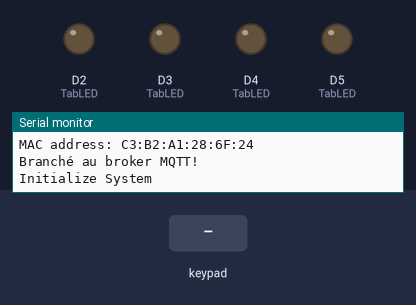
The program below on a simulated Arduino MKR. Parts: output pins drawn as LEDs (lit = HIGH), the last lines printed to the serial monitor. Inputs (shaded band) come from the test bench. WiFi joins after 1.5 s; servers stay silent unless stated; no MQTT or app messages arrive unless stated.

Above: at 12.7 s.
12.8 s: key 'A' pressed
At 12.95 s:
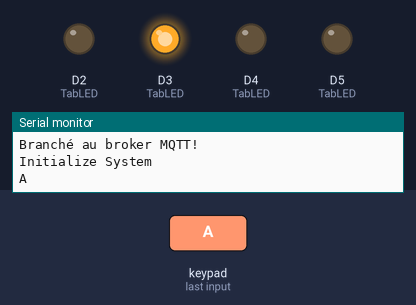
14.6 s: keypad keys 1 2 3 4 5 6 7 8 D pressed 0.4 s apart
At 17.95 s:
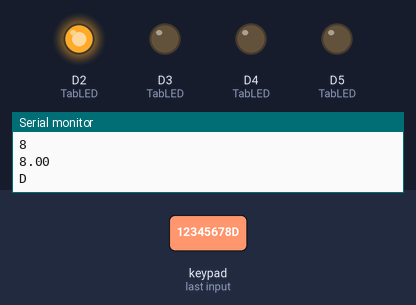
19.7 s: key 'B' pressed
At 19.85 s:
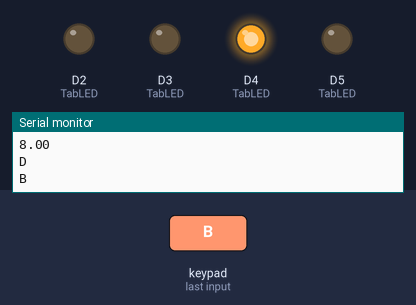
21.5 s: key 'C' pressed
At 21.65 s:
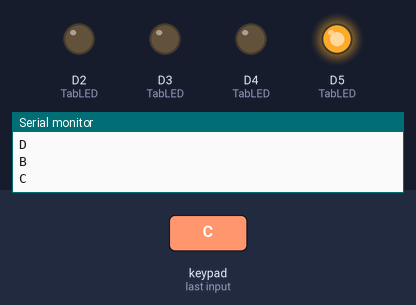
23.3 s: keypad keys 1 2 3 4 5 6 7 8 # pressed 0.4 s apart
At 27.4 s:
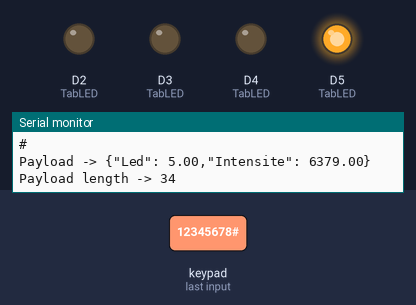
28.4 s: keypad keys 1 3 9 7 2 2 2 2 A pressed 0.4 s apart
At 31.75 s:
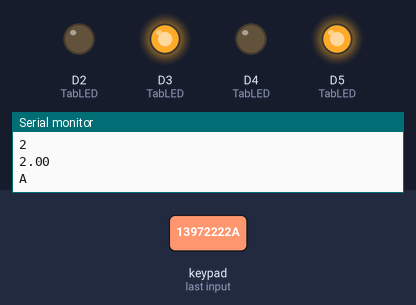
Timing chart, 0 to 33.7 s (numbered marks = the images above; inputs shaded):
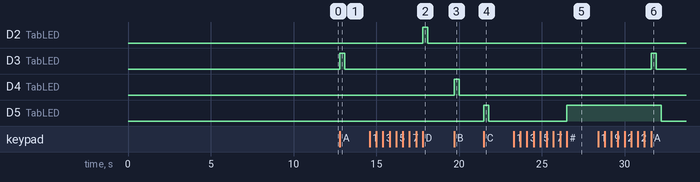

The program:

main.cpp
```cpp
/*
  Titre      : Clavier matriciel
  Auteur     : Yvan Tankeu
  Date       : 19/03/2022
  Description: test du Clavier matriciel avec une led
  Version    : 0.0.1
*/

// Libraries
#include <Arduino.h>
#include <Keypad.h> // librairie du clavier à télecharger
#include "WIFIConnector_MKR1000.h"
#include "MQTTConnector.h"

// Constants
#define ROWS 4
#define COLS 4

/*=============Déclaration des broches============*/

// déclaration des leds
const uint8_t LED_ROUGE = 3;
const uint8_t LED_BLEU = 4;
const uint8_t LED_JAUNE = 5;
const uint8_t LED_VERT = 2;

// Broches des colones
const uint8_t col_3 = 6;
const uint8_t col_2 = 7;
const uint8_t col_1 = 8;
const uint8_t col_0 = 9;

// Broches des lignes
const uint8_t ligne_3 = 10;
const uint8_t ligne_2 = 11;
const uint8_t ligne_1 = 12;
const uint8_t ligne_0 = 13;

// Nombre de fois qu'une led selectionné doit blinker
const int NBR_BLINK_CHOIX_LED = 1;

// Nombre de fois qu'une led comfirmer doit blinker
const int NBR_BLINK_COMFIRM_LED = 2;

const unsigned long DELAI_MS = 300;

// Touches du clavier
const char keys[COLS][ROWS] = {
    {'1', '2', '3', 'A'},
    {'4', '5', '6', 'B'},
    {'7', '8', '9', 'C'},
    {'*', '0', '#', 'D'}};

char key; // touche du calvier

bool choixLED = false;
bool choixIntensiteLED = false;

double valNumerique = 0.0;
double intensite = 0.0;

int val = 0;

// prendra la led selectionée
uint8_t ledComfirmer = 0;

byte ligneBroches[4] = {ligne_0, ligne_1, ligne_2, ligne_3};
byte colonneBroches[4] = {col_0, col_1, col_2, col_3};

// Tableau broches PWM
uint8_t TabLED[4] = {LED_ROUGE, LED_BLEU, LED_JAUNE, LED_VERT};

Keypad clavier = Keypad(makeKeymap(keys), ligneBroches, colonneBroches, ROWS, COLS);

/**
 * @brief Faire blinker une led
 *
 * @param led led à allumer
 * @param nombreBlink le nombre de fois que la led doit blinker
 */
void blink(uint8_t led, int nombreBlink)
{
  for (int i = 0; i < nombreBlink; i++)
  {
    analogWrite(led, 255);
    delay(DELAI_MS);
    analogWrite(led, LOW);
    delay(DELAI_MS);
  }
}

// Eteindre les 04 LED
void offLed()
{
  for (int i = 0; i < 4; i++)
  {
    analogWrite(TabLED[i], LOW);
  }
}
void setup()
{
  // Init Serial USB
  Serial.begin(9600);
  wifiConnect(); //Branchement au réseau WIFI
  MQTTConnect(); //Branchement au broker MQTT
  Serial.println(F("Initialize System"));

  // Broches en mode OUTPUT
  for (int i = 0; i < 4; i++)
  {
    pinMode(TabLED[i], OUTPUT);
  }

  // Eteindre les 04 LED
  offLed();
}

void loop()
{
  key = clavier.getKey();

  switch (key)
  {
  // si on presse sur A,B,C ou D on desisgne la led branché sur le PWM
  case 'A':
    // Enregistre la led appuyé
    ledComfirmer = LED_ROUGE;
    Serial.println(key);
    blink(LED_ROUGE, NBR_BLINK_CHOIX_LED);
    choixLED = true;
    offLed();
    break;
  case 'B':
    ledComfirmer = LED_BLEU;
    Serial.println(key);
    blink(LED_BLEU, NBR_BLINK_CHOIX_LED);
    choixLED = true;
    offLed();
    break;
  case 'C':
    ledComfirmer = LED_JAUNE;
    Serial.println(key);
    blink(LED_JAUNE, NBR_BLINK_CHOIX_LED);
    choixLED = true;
    offLed();
    break;
  case 'D':
    ledComfirmer = LED_VERT;
    Serial.println(key);
    blink(LED_VERT, NBR_BLINK_CHOIX_LED);
    choixLED = true;
    offLed();
    break;
  // Confirmer le choix de la LED
  case '*':
    if (choixLED == true)
    {
      Serial.println(key);
      blink(ledComfirmer, NBR_BLINK_COMFIRM_LED);
      choixLED = false;
    }
    break;
  // Choisir la frequence de clignotement de la led
  case '0':
  case '1':
  case '2':
  case '3':
  case '4':
  case '5':
  case '6':
  case '7':
  case '8':
  case '9':
    //  Verification si le choix de la led a été fait avant de passer le flambeau au choix de l'intensité de la LED
    Serial.println(key);
    valNumerique = double(key) - 48;
    Serial.println(valNumerique);
    // blink(1);
    choixIntensiteLED = true;
    break;

  // Confirmation du choix de l'intensité de la led
  case '#':
    if (choixIntensiteLED == true)
    {
      Serial.println(key);
      // blink(4);
      choixLED = false;
    }
    // Utilisation de la fonction map et la resolution de la pwm qui est de 8 bits
    val = map(((valNumerique * 255) / 9), 0, 9, 1, 255);
    analogWrite(ledComfirmer, val);
    // Serial.println((valNumerique *255) / 9);
     // envoie du statut
  appendPayload("Led", ledComfirmer);
  appendPayload("Intensite", val);
  sendPayload();
   delay(1000);
    break;
  }
}
```

MQTTConnector.h
```cpp
/*
  Titre      : MQTTConnector.h
  Auteur     : André Roussel
  Date       : 05/11/2021
  Description: Utilitaire de branchement a un Broker MQTT une fois une connexion établisa l'internet via WIFI, GSM, etc...
  Droits     : Reproduction permise pour usage pédagogique
  Version    : 0.0.1
*/


//MQTT by Joel Gaehwiler
#include <MQTT.h>


//Constante nécessaire pour le branchement au Broker MQTT

const char MQTT_SERVER[]    = SECRET_MQTT_SERVER_IP;    // Adresse IP du broker MQTT
const int MQTT_SERVER_PORT  = SECRET_MQTT_SERVER_PORT;  // Port du broker MQTT


// Pramètre d'identification de l'objet
const char TOKEN[]        = SECRET_TOKEN;         // Token d'accès de l'objet
const char DEVICE_ID[]    = SECRET_DEVICE_ID;     // Numéro d'indentification de l'objet provenant de Thingsboard

MQTTClient ClientMQTT;      // Création d'un client MQTT pour l'échange de donnée entre l'objet IDO et le broker MQTT


String Payload ="{";      // Chaine de caractère qui contiendra le message envoyer de l'objet vers thingsboard


// Fonctionnalité de branchement utilisant le protocole MQTT

void MQTTConnect() {

  ClientMQTT.begin(MQTT_SERVER, MQTT_SERVER_PORT, ClientWIFI);

  while (!ClientMQTT.connect(DEVICE_ID, TOKEN, "")) {
    Serial.print(".");
    delay(1000);
  }

  Serial.println("\nBranché au broker MQTT!\n");

}


// Affiche la payload qui est envoyé ainsi que sa longeur


/*
  Fonctionnalité qui permet de créer la chaine de données a envoyé au broker MQTT
  Pour le moment, cette chaine ne doit pas dépassé un maximum de 100 caractère
*/

void appendPayload(String Name, float Val)
{

  if( Payload != "{")
  {
    Payload += ",";
  }

  Payload += "\"";
  Payload += Name;
  Payload += "\": ";
  Payload += Val;

}

/*
  Fonctionnalité qui permet l'envoie de la chaine de caractères sous la forme de paires
  Nom associé a la donnée, Valeur de al donnée
*/

void sendPayload()
{
  char attributes[200];
  Payload += "}";
  Payload.toCharArray(attributes, 200);
  ClientMQTT.publish("v1/devices/me/telemetry", attributes);

  Serial.print("Payload -> ");
  Serial.println(Payload);
  Serial.print("Payload length -> ");
  Serial.println(Payload.length());

  Payload="{";

}
```

Secrets.h
```cpp
/*
SSID du WIFI ainsi que le mot de passe
Modifier les paramètre WIFI pour le réseau auquels votre objets doit se brancher
*/

/*#define WIFI_SECRET_SSID "IDO-OBJECTS"
#define WIFI_SECRET_PASS "42Bidules!"*/

#define WIFI_SECRET_SSID "Galaxi"
#define WIFI_SECRET_PASS "12345678"

/*
Information nécessaire pour le branchement a un Broker MQTT
Dans le cadre du cours AIIA1013, ne modifié pas cet information
*/

#define SECRET_MQTT_SERVER_IP "198.164.130.74"
#define SECRET_MQTT_SERVER_PORT 1883

/*
Détails sur l'indentification de l'objet
Cette information provient de l'objet virtuel créer sur le serveur Thingsbord
*/

#define SECRET_TOKEN  "PmNpluD4pBI0koZXPAKs"
#define SECRET_DEVICE_ID "4e593bd0-a8c4-11ec-9235-d318ce92df6e"
```

WIFIConnector_MKR1000.h
```cpp
/*
  Titre      : WIFIConnector_MKR1000.h
  Auteur     : André Roussel
  Date       : 03/11/2021
  Description: Fonctions nécessaire pour branché un Arduino MKR1000 a un réseau WIFI
  Droits     : Reproduction permise pour usage pédagogique
  Version    : 0.0.1
*/


#include "Secrets.h"
#include <SPI.h>
#include <WiFi101.h>
#include "wifiStatus.h"


const char SSID[] = WIFI_SECRET_SSID; // WiFI ssid provenant du fichier Secrets.h
const char PASS[] = WIFI_SECRET_PASS; //WiFI mot de passe provenant du fichier Secrets.h

int status = WL_IDLE_STATUS;          // Statut de la radio WIFI


WiFiClient ClientWIFI;                //Objets représantant un client se branchant a un réseau WIFI


/*
Fonction de connectivité a un réseau WIFI
*/

void wifiConnect()
{

  // Boucle de branchement au réseau WIFI.  Essaie de branchement a tout les 10 secondes jusqu'a réussite
  while (status != WL_CONNECTED)
  {
    Serial.print("Tentative de branchement au réseau: ");
    Serial.println(SSID);
    status = WiFi.begin(SSID, PASS);
    Serial.println(status);


    delay(10000);  // Délai de 10 secondes entre les tentatives de connexion
  }

  //Sortie de la boucle, alors branché au réseau SSID
  Serial.print("Maintenant branché au réseau WIFI ");
  Serial.println(SSID);

  //Impression de l'information de connexion
  printCurrentNet();
  printWifiData();

}
```

wifiStatus.h
```cpp
/*
  Titre      : wifiStatus.h
  Auteur     : Trouvé sur le WEB et référence perdu dans la brume des temps
  Date       : 03/11/2021
  Description: Fonctionnalité pour information sur le branchement
  Droits     : Reproduction permise pour usage pédagogique
  Version    : 0.0.1
*/


//  Impression de l'adresse MAC du uC

void printMacAddress(byte mac[]) {
  for (int i = 5; i >= 0; i--) {
    if (mac[i] < 16) {
      Serial.print("0");
    }
    Serial.print(mac[i], HEX);
    if (i > 0) {
      Serial.print(":");
    }
  }
  Serial.println();
}


// Obtention de l'adresse IP et MAC du uC

void printWifiData() {
  // print your board's IP address:
  IPAddress ip = WiFi.localIP();
  Serial.print("IP Address: ");
  Serial.println(ip);

  // print your MAC address:
  byte mac[6];
  WiFi.macAddress(mac);
  Serial.print("MAC address: ");
  printMacAddress(mac);
}

// Capture de l'information du réseau WIFI

void printCurrentNet() {
  // print the SSID of the network you're attached to:
  Serial.print("SSID: ");
  Serial.println(WiFi.SSID());

  // print the MAC address of the router you're attached to:
  byte bssid[6];
  WiFi.BSSID(bssid);
  Serial.print("BSSID: ");
  printMacAddress(bssid);

  // print the received signal strength:
  long rssi = WiFi.RSSI();
  Serial.print("signal strength (RSSI):");
  Serial.println(rssi);

  // print the encryption type:
  byte encryption = WiFi.encryptionType();
  Serial.print("Encryption Type:");
  Serial.println(encryption, HEX);
  Serial.println();
}
```

Measured:
- after the input at 12.8 s, D3 (TabLED): LOW → HIGH at once, → LOW 0.30 s later
- after the input at 14.6 s, D2 (TabLED): LOW → HIGH after 3.2 s, → LOW 0.30 s later
- after the input at 19.7 s, D4 (TabLED): LOW → HIGH at once, → LOW 0.30 s later
- after the input at 21.5 s, D5 (TabLED): LOW → HIGH at once, → LOW 0.30 s later
- after the input at 23.3 s, D5 (TabLED): LOW → HIGH after 3.2 s
- after the input at 28.4 s, D3 (TabLED): LOW → HIGH after 3.2 s, → LOW 0.30 s later; D5 (TabLED): HIGH → LOW after 3.8 s
